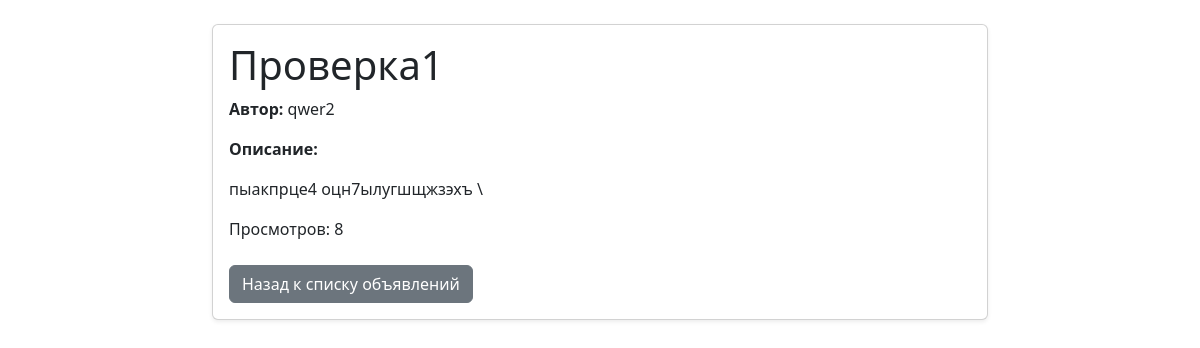
Screenshot of /ads/1-7847dcd3/ with the database file from the repository.
### ads/models.py (models this page shows, shortened)
class Ad(models.Model):
    bookmarks = models.ManyToManyField(settings.AUTH_USER_MODEL, related_name='bookmarked_ads', blank=True)
    views = models.PositiveIntegerField(default=0)  # счетчик просмотров
    updated_at = models.DateTimeField(auto_now=True)
    tags = models.ManyToManyField('Tag', blank=True, related_name='ads')
    title = models.CharField("Заголовок", max_length=255)
    description = models.TextField("Описание")
    price = models.DecimalField("Цена", max_digits=10, decimal_places=2)
    city = models.CharField("Город", max_length=100)
    author = models.ForeignKey(
        settings.AUTH_USER_MODEL,
        on_delete=models.CASCADE,
        related_name='ads',
        verbose_name="Автор"
    )
    category = models.ForeignKey(
        Category,
        on_delete=models.SET_NULL,
        null=True,
        blank=True,
        related_name='ads',
        verbose_name="Категория"
    )
    slug = models.SlugField(max_length=255, null=True, blank=True, unique=True)
    created_at = models.DateTimeField("Дата создания", auto_now_add=True)
    def save(self, *args, **kwargs):
        super().save(*args, **kwargs)

### accounts/models.py (models this page shows)
class User(AbstractUser):
    pass

### ads/views.py (the view)
# urls.py: path('<slug:slug>/', views.ad_detail, name='ad_detail'),
def ad_detail(request, slug):
    ad = get_object_or_404(Ad, slug=slug)
    ad.views = ad.views + 1
    ad.save(update_fields=['views'])
    return render(request, 'ads/ad_detail.html', {'ad': ad})

### ads/templates/ads/ad_detail.html (shortened to what this page needs)
<!DOCTYPE html>
<html lang="ru">
<head>
    <link href="https://cdn.jsdelivr.net/npm/bootstrap@5.3.0/dist/css/bootstrap.min.css" rel="stylesheet">
</head>
<body>
<div class="container mt-4" style="max-width: 800px;">
    <div class="card mb-4 shadow-sm">
        <div class="card-body">
            <h1 class="card-title">{{ ad.title }}</h1>
            <p><strong>Автор:</strong> {{ ad.author.username }}</p>
            <p><strong>Описание:</strong></p>
            <p>{{ ad.description }}</p>
            <p>Просмотров: {{ ad.views }}</p>
            <div class="mt-4">
                <a href="{% url 'ad_list' %}" class="btn btn-secondary">Назад к списку объявлений</a>
            </div>
        </div>
    </div>
</div>
</body>
</html>

### rows the page displays
Ad: title "Проверка1", author.username "qwer2", description "пыакпрце4 оцн7ылугшщжзэхъ \\", views "8"
